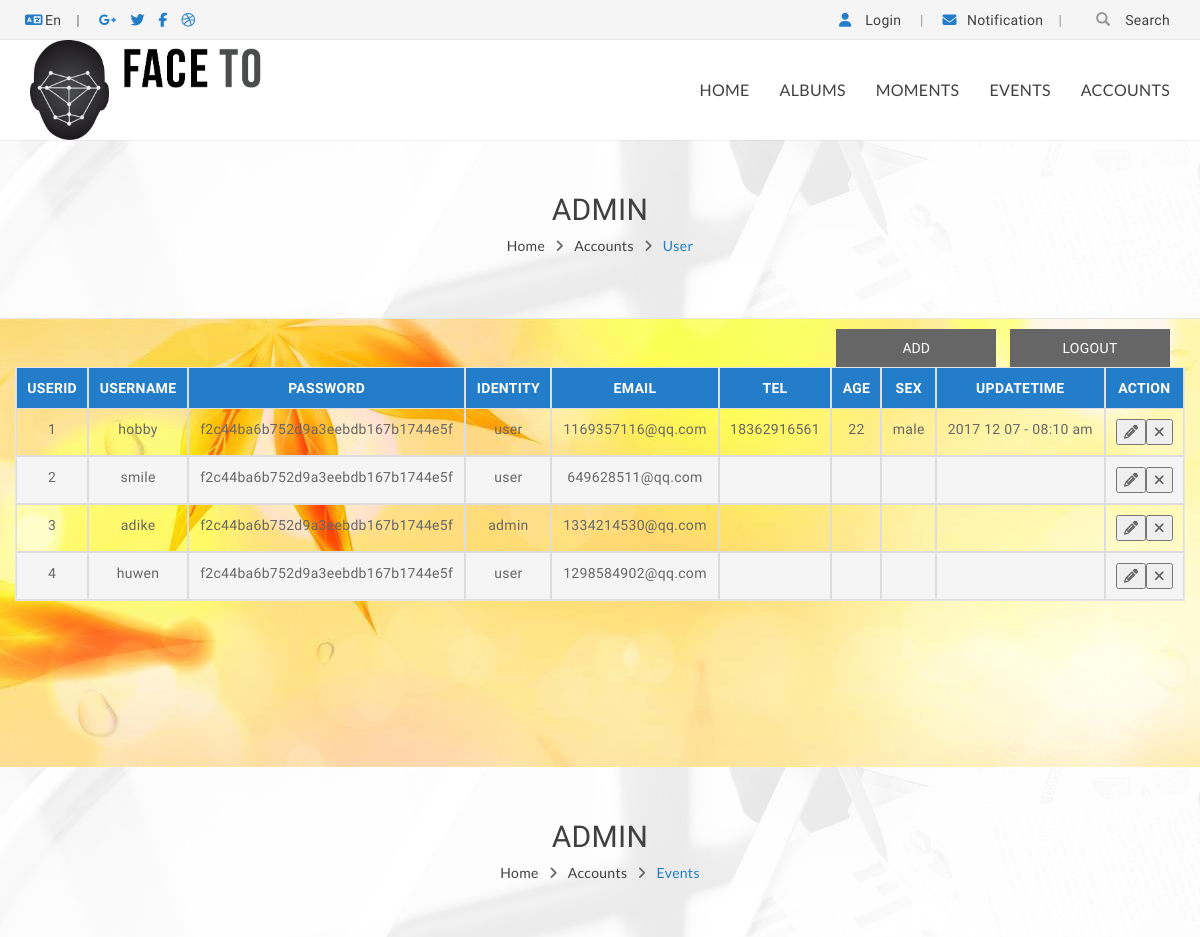
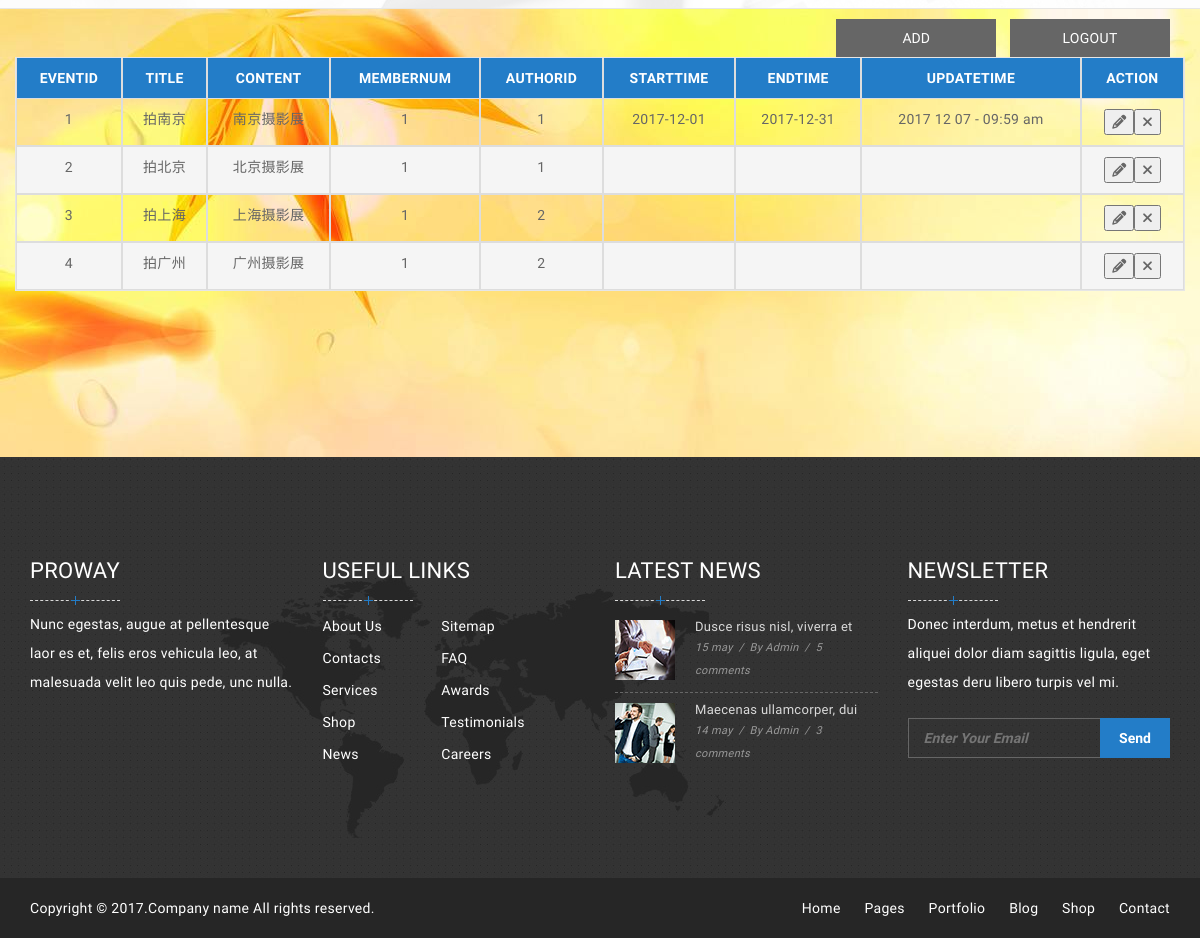
/index.php/admin/overview, run on the app's committed database (2 pictures, top to bottom).
### tables this page shows
CREATE TABLE "user" (
"userid"  INTEGER NOT NULL,
"username"  varchar(20) NOT NULL,
"password"  varchar(32) NOT NULL,
"identity"  varchar(20) NOT NULL,
"email"  varchar(50) NOT NULL,
"tel"  integer,
"age"  integer,
"sex"  TEXT(5),
"updatetime"  datetime,
PRIMARY KEY ("userid" ASC)
);

CREATE TABLE "event" (
"eventid"  INTEGER NOT NULL,
"title"  TEXT NOT NULL,
"content"  TEXT,
"membernum"  INTEGER,
"authorid"  INTEGER NOT NULL,
"starttime"  TEXT,
"endtime"  TEXT,
"updatetime"  TEXT,
PRIMARY KEY ("eventid" ASC)
);

### application/controllers/Admin.php (called while the page is built, shortened)
<?php
class Admin extends CI_Controller
{
    public function __construct()
    {
        $this->load->model(array('Admin_model', 'Account_model'));
        $this->load->helper(array(
            'url',
            'date'
        ));
        $this->load->library(array(
            'form_validation',
            'session'
        ));
    }
    public function overview()
    {
        $data ['users'] = $this->Admin_model->get_users();
        $data ['events'] = $this->Admin_model->get_events();
        $this->load->view('templates/header');
        $this->load->view('admin/admin', $data);
        $this->load->view('templates/footer');
    }
}

### index.php (called while the page is built, shortened)
<?php
require_once BASEPATH.'core/CodeIgniter.php';

### application/models/Admin_model.php (called while the page is built, shortened)
<?php
class Admin_model extends CI_Model
{
    function get_users()
    {
        $query = $this->db->get('user');
        return $query->result();
    }
    function get_events($eventid = FALSE)
    {
        if ($eventid === FALSE) {
            $query = $this->db->get('event');
            return $query->result();
        }
    }
}

### application/views/admin/admin.php (the view)
<section style="background-image:url('static/pic/breadcrumbs/bg-1.jpg');" class="breadcrumbs">
    <div class="container">
        <div class="text-center breadcrumbs-item">
            <h1>Admin</h1><a href="#">home</a><i class="fa fa-angle-right"></i><a href="#">accounts</a><i
                    class="fa fa-angle-right"></i><a href="#">User</a>
        </div>
    </div>
</section>
<div class="content-body" style="background-image:url('static/pic/breadcrumbs/bg-2.jpg');">
    <div class="container">
        <div class="mt-10" align="right">
            <button id="add_user" class="cws-button gray alt">Add</button>
            <a href="<?php echo site_url('/Account/logout'); ?>" class="cws-button gray alt">Logout</a>
        </div>
        <div class="row" style="overflow:scroll; height: 400px">
            <table class="table table-hover table-bordered" id="users">
                <thead>
                <tr>
                    <th>userid</th>
                    <th>username</th>
                    <th>password</th>
                    <th>identity</th>
                    <th>email</th>
                    <th>tel</th>
                    <th>age</th>
                    <th>sex</th>
                    <th>updatetime</th>
                    <th>action</th>
                </tr>
                </thead>
                <tbody>
                    <?php
                    foreach($users as $row){
                        echo "<tr>";
                        echo "<td>".$row->userid."</td>";
                        echo "<td>".$row->username."</td>";
                        echo "<td>".$row->password."</td>";
                        echo "<td>".$row->identity."</td>";
                        echo "<td>".$row->email."</td>";
                        echo "<td>".$row->tel."</td>";
                        echo "<td>".$row->age."</td>";
                        echo "<td>".$row->sex."</td>";
                        echo "<td>".$row->updatetime."</td>";
                        echo "<td><button><i class=\"fa fa-pencil\"></i></button><button><i class=\"fa fa-remove\"></i></button></td>";
                        echo "</tr>";
                    }
                    ?>
                </tbody>
            </table>
        </div>
    </div>
</div>
<section style="background-image:url('static/pic/breadcrumbs/bg-1.jpg');" class="breadcrumbs">
    <div class="container">
        <div class="text-center breadcrumbs-item">
            <h1>Admin</h1><a href="#">home</a><i class="fa fa-angle-right"></i><a href="#">accounts</a><i
                    class="fa fa-angle-right"></i><a href="#">Events</a>
        </div>
    </div>
</section>
<div class="content-body" style="background-image:url('static/pic/breadcrumbs/bg-2.jpg');">
    <div class="container">
        <div class="mt-10" align="right">
            <button id="add_event" class="cws-button gray alt">Add</button>
            <a href="<?php echo site_url('/Account/logout'); ?>" class="cws-button gray alt">Logout</a>
        </div>
        <div class="row" style="overflow:scroll; height: 400px">
            <table class="table table-hover table-bordered" id="events">
                <thead>
                <tr>
                    <th>eventid</th>
                    <th>title</th>
                    <th>content</th>
                    <th>membernum</th>
                    <th>authorid</th>
                    <th>starttime</th>
                    <th>endtime</th>
                    <th>updatetime</th>
                    <th>action</th>
                </tr>
                </thead>
                <tbody>
                <?php
                foreach($events as $row){
                    echo "<tr>";
                    echo "<td>".$row->eventid."</td>";
                    echo "<td>".$row->title."</td>";
                    echo "<td>".$row->content."</td>";
                    echo "<td>".$row->membernum."</td>";
                    echo "<td>".$row->authorid."</td>";
                    echo "<td>".$row->starttime."</td>";
                    echo "<td>".$row->endtime."</td>";
                    echo "<td>".$row->updatetime."</td>";
                    echo "<td><button><i class=\"fa fa-pencil\"></i></button><button><i class=\"fa fa-remove\"></i></button></td>";
                    echo "</tr>";
                }
                ?>
                </tbody>
            </table>
        </div>
    </div>
</div>

### application/views/templates/header.php (shortened to what this page needs)
<!DOCTYPE html>
<html>
<head>
    <link rel="stylesheet" href="http://cdn.bootcss.com/bootstrap/3.3.7/css/bootstrap.min.css">
    <link rel="stylesheet" href="https://cdn.bootcss.com/ink/3.1.10/css/font-awesome.css">
    <link rel="stylesheet" href="static/css/reset.css">
    <link rel="stylesheet" href="static/css/owl.carousel.css">
    <link rel="stylesheet" href="static/css/jquery.fancybox.css">
    <link rel="stylesheet" href="static/css/main.css">
    <link rel="stylesheet" href="static/css/indent.css">
    <link rel="stylesheet" href="static/rs-plugin/css/settings.css">
    <link rel="stylesheet" href="static/rs-plugin/css/layers.css">
    <link rel="stylesheet" href="static/rs-plugin/css/navigation.css">
</head>
<body>
<header>
    <div class="site-top-panel">
        <div class="container p-relative">
            <div class="row">
                <div class="col-sm-6">
                    <div class="top-left-wrap">
                        <div class="lang-wrap">
                            <div>
                                <ul>
                                    <li><a href="#" class="lang-sel icl-en">En<i class="fa fa-language"></i></a>
                                    </li>
                                </ul>
                            </div>
                        </div><span>|</span>
                        <div class="social-wrap">
                            <a href="" title="Google +" class="cws_social_link"><i class="share-icon fa fa-google-plus"></i></a>
                            <a href="" title="Twitter" class="cws_social_link"><i class="share-icon fa fa-twitter"></i></a>
                            <a href="" title="Facebook" class="cws_social_link"><i class="share-icon fa fa-facebook"></i></a>
                            <a href="" title="Dribbble" class="cws_social_link"><i class="share-icon fa fa-dribbble"></i></a>
                        </div>
                    </div>
                </div>
                <div class="col-sm-6 text-right">
                    <div class="top-right-wrap">
                        <div class="top-login"><i class="fa fa-user"></i><a href="<?php echo site_url('/Account/login'); ?>">
                                <?php if(empty($this->session->userdata('username'))){echo 'Login';} else { echo $this->session->userdata('username');} ?> </a></div>
                        <span>|</span>
                        <div class="top-shop"><i class="fa fa-envelope"></i>Notification
                        </div><span>|</span>
                        <div class="top-search"><span class="glyphicon glyphicon-search" aria-hidden="true"></span>Search</div>
                    </div>
                </div>
            </div>
        </div>
    </div>
    <nav class="main-nav js-stick">
        <div class="full-wrapper relative clearfix container">
            <div class="nav-logo-wrap local-scroll"><a href="index.html" class="logo"><img src="static/img/logo.jpg" alt><img src="static/img/logo.jpg" alt class="sticky-logo"></a></div>
            <div class="inner-nav desktop-nav">
                <ul class="clearlist">
                    <li><a href="<?php echo site_url('/Account/overview'); ?>">Home</a></li>
                    <li><a href="<?php echo site_url('/Album/overview'); ?>">Albums</a></li>
                    <li><a href="<?php echo site_url('/Moment/overview'); ?>">Moments</a></li>
                    <li><a href="<?php echo site_url('/Event/overview'); ?>">Events</a></li>
                    <li><a href="<?php echo site_url('/Account/login'); ?>">Accounts</a></li>
                </ul>
            </div>
        </div>
    </nav>
</header>

### application/views/templates/footer.php (shortened to what this page needs)
<footer style="background-image: url('static/pic/footer/footer-bg.jpg')" class="footer footer-fixed">
    <div class="container">
        <div class="row cws-multi-col">
            <div class="col-md-3 col-sm-6 mb-md-50">
                <div class="widget-footer text">
                    <h3>Proway</h3>
                    <div class="cws_divider with-plus short-2 mb-5 mt-10"></div>
                    <p>Nunc egestas, augue at pellentesque laor es et, felis eros vehicula leo, at malesuada velit leo quis pede, unc nulla. </p>
                </div>
            </div>
            <div class="col-md-3 col-sm-6 mb-md-50">
                <div class="widget-footer">
                    <h3>Useful Links</h3>
                    <div class="cws_divider with-plus short-2 mb-5 mt-10"></div>
                    <ul>
                        <li><a href="#">About Us</a> <a href="#">Sitemap</a></li>
                        <li><a href="#">Contacts</a> <a href="#">FAQ</a></li>
                        <li><a href="#">Services</a> <a href="#">Awards</a></li>
                        <li><a href="#">Shop</a> <a href="#">Testimonials</a></li>
                        <li><a href="#">News</a> <a href="#">Careers</a>		</li>
                    </ul>
                </div>
            </div>
            <div class="col-md-3 col-sm-6 mb-sm-50">
                <div class="widget-footer">
                    <h3>Latest News</h3>
                    <div class="cws_divider with-plus short-2 mb-5 mt-10"></div>
                    <div class="recent-item clearfix"><a href="#"><img src="static/pic/footer/1.jpg" alt></a>
                        <h4 class="recent-title"><a href="#">Dusce risus nisl, viverra et</a></h4>
                        <p>15 may &nbsp;/&nbsp; By Admin &nbsp;/&nbsp; 5 comments</p>
                    </div>
                    <div class="recent-item clearfix"><a href="#"><img src="static/pic/footer/2.jpg" alt></a>
                        <h4 class="recent-title"><a href="#">Maecenas ullamcorper, dui</a></h4>
                        <p>14 may &nbsp;/&nbsp; By Admin &nbsp;/&nbsp; 3 comments</p>
                    </div>
                </div>
            </div>
            <div class="col-md-3 col-sm-6">
                <div class="widget-footer">
                    <h3>Newsletter</h3>
                    <div class="cws_divider with-plus short-2 mb-5 mt-10"></div>
                    <address>
                        <p>Donec interdum, metus et hendrerit aliquei  dolor diam sagittis ligula, eget egestas deru libero turpis vel mi. </p>
                    </address>
                    <div class="footer-form-wrap">
                        <form method="get" action="#" class="newsletter contact-form">
                            <div class="newsletter-footer-wrap">
                                <input type="text" placeholder="Enter Your Email" value="" name="email" class="newsletter-field">
                                <button type="submit" class="newsletter-submit cws-button alt">Send</button>
                            </div>
                        </form>
                    </div>
                </div>
            </div>
        </div>
    </div>
    <div class="copyright">
        <div class="container">
            <div class="row">
                <div class="col-sm-6">
                    <p>Copyright &copy; 2017.Company name All rights reserved.</p>
                </div>
                <div class="col-sm-6 text-right">
                    <a href="index.html" class="footer-nav">Home</a>
                    <a href="about.php" class="footer-nav">Pages</a>
                    <a href="single.html" class="footer-nav">Portfolio</a>
                    <a href="#" class="footer-nav">Blog</a>
                    <a href="single.html" class="footer-nav">Shop</a>
                    <a href="contact.html" class="footer-nav">Contact</a>
                </div>
            </div>
        </div>
    </div>
</footer>
</body>
</html>

### static/css/indent.css (style rules this page uses)
.mt-10 { margin-top: 10px }
.mb-5 { margin-bottom: 5px }

### data on the page
user: userid "1", username "hobby", password "f2c44ba6b752d9a3eebdb167b1744e5f", identity "user", email "1169357116@qq.com", tel "18362916561", age "22", sex "male", updatetime "2017 12 07 - 08:10 am"
user: userid "2", username "smile", password "f2c44ba6b752d9a3eebdb167b1744e5f", identity "user", email "649628511@qq.com"
user: userid "3", username "adike", password "f2c44ba6b752d9a3eebdb167b1744e5f", identity "admin", email "1334214530@qq.com"
user: userid "4", username "huwen", password "f2c44ba6b752d9a3eebdb167b1744e5f", identity "user", email "1298584902@qq.com"
event: eventid "1", title "拍南京", content "南京摄影展", membernum "1", authorid "1", starttime "2017-12-01", endtime "2017-12-31", updatetime "2017 12 07 - 09:59 am"
event: eventid "2", title "拍北京", content "北京摄影展", membernum "1", authorid "1"
event: eventid "3", title "拍上海", content "上海摄影展", membernum "1", authorid "2"
event: eventid "4", title "拍广州", content "广州摄影展", membernum "1", authorid "2"
